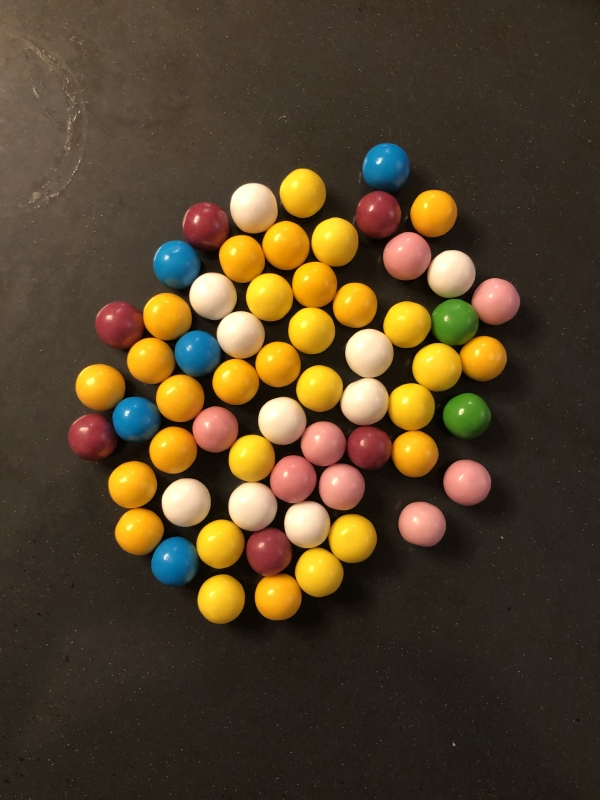
#> input picture images/chewing_gum_balls02.jpg, 600 x 800 px; its folder holds only this picture in this run
$ python assignment02.py   (older library calls are emulated)
#> lines starting #> are read from the running program, lines starting #| are printed output that depends on the picture; after the words box and inside, x2 and y2 are one past the last pixel; in counts of white or black regions, pixels touching at a corner belong together
'''
Assignement 02: Object counting
Group: Gruppe 1
Names: Lara Franke, Jannik Weisser
Date: 04.11.2021
Sources: <Sources of inspiration and collaboration (persons, videos, web pages, documents, books, ...)>
'''

import cv2
import glob  # for loading all images from a directory

# Goal: Count the number of all colored balls in the images

# ground truth
num_yellow = 30
num_blue = 5
num_pink = 8
num_white = 10
num_green = 2
num_red = 6
gt_list = (num_red, num_green, num_blue, num_yellow, num_white, num_pink)

# define color ranges in HSV, note that OpenCV uses the following ranges H: 0-179, S: 0-255, V: 0-255

hue_range = 5
saturation_range = 50
value_range = 50

# Values are RGB
hue_red = 179
saturation_red = 168
value_red = 173
lower_bound_red = (hue_red-hue_range, saturation_red -
                   saturation_range, value_red-value_range)
upper_bound_red = (hue_red+hue_range, saturation_red +
                   saturation_range, value_red+value_range)

hue_green = 46
saturation_green = 181
value_green = 168
lower_bound_green = (hue_green-hue_range, saturation_green -
                     saturation_range, value_green-value_range)
upper_bound_green = (hue_green+hue_range, saturation_green +
                     saturation_range, value_green+value_range)

hue_blue = 99
saturation_blue = 233
value_blue = 171
lower_bound_blue = (hue_blue-hue_range, saturation_blue -
                    saturation_range, value_blue-value_range)
upper_bound_blue = (hue_blue+hue_range, saturation_blue +
                    saturation_range, value_blue+value_range)

hue_yellow = 28
saturation_yellow = 207
value_yellow = 255
lower_bound_yellow = (hue_yellow-hue_range, saturation_yellow -
                      saturation_range, value_yellow-value_range)
upper_bound_yellow = (hue_yellow+hue_range, saturation_yellow +
                      saturation_range, value_yellow+value_range)

hue_white = 29
saturation_white = 31
value_white = 255
lower_bound_white = (hue_white-hue_range, saturation_white -
                     saturation_range, value_white-value_range)
upper_bound_white = (hue_white+hue_range, saturation_white +
                     saturation_range, value_white+value_range)

hue_pink = 7
saturation_pink = 110
value_pink = 250
lower_bound_pink = (hue_pink-hue_range, saturation_pink -
                    saturation_range, value_pink-value_range)
upper_bound_pink = (hue_pink+hue_range, saturation_pink +
                    saturation_range, value_pink+value_range)


color_lower_bound = [lower_bound_red, lower_bound_green, lower_bound_blue,
                     lower_bound_yellow, lower_bound_white, lower_bound_pink]
color_upper_bound = [upper_bound_red, upper_bound_green, upper_bound_blue,
                     upper_bound_yellow, upper_bound_white, upper_bound_pink]


def morph_shape(val):
    if val == 0:
        return cv2.MORPH_RECT
    elif val == 1:
        return cv2.MORPH_CROSS
    elif val == 2:
        return cv2.MORPH_ELLIPSE

# dilation with parameters
def dilatation(img, size, shape):
    element = cv2.getStructuringElement(shape, (2 * size + 1, 2 * size + 1),
                                        (size, size))
    return cv2.dilate(img, element)

# erosion with parameters
# [4 lines left out: function erosion, not called in this run]

# opening
def opening(img, size, shape):
    element = cv2.getStructuringElement(shape, (2 * size + 1, 2 * size + 1),
                                        (size, size))
    return cv2.morphologyEx(img, cv2.MORPH_OPEN, element)

# closing
def closing(img, size, shape):
    element = cv2.getStructuringElement(shape, (2 * size + 1, 2 * size + 1),
                                        (size, size))
    return cv2.morphologyEx(img, cv2.MORPH_CLOSE, element)


num_colors = 6
color_names = ['red', 'green', 'blue', 'yellow', 'white', 'pink']

num_labels = 0
num_rejected = 1

kernel_size = 3
kernel_shape = morph_shape(2)
connectivity = 8

min_size = 10


def color_counter(img, height, width, c):
    global num_rejected
    global num_labels
    num_rejected = 1
    hsv_img = cv2.cvtColor(img, cv2.COLOR_BGR2HSV)
    mask = cv2.inRange(hsv_img, color_lower_bound[c], color_upper_bound[c])
    cv2.imshow('Original image', img)
    result = cv2.bitwise_and(img, img, mask=mask)
    cv2.imshow('Masked image', result)

    if c == 0:  # red
        mask = opening(mask, kernel_size-1, kernel_shape)
        mask = dilatation(mask, kernel_size+1, kernel_shape)
        mask = closing(mask, kernel_size, kernel_shape)
    if c == 3:  # yellow
        mask = opening(mask, kernel_size-1, kernel_shape)
    else:
        mask = opening(mask, kernel_size, kernel_shape)
        mask = closing(mask, kernel_size, kernel_shape)

    (num_labels, labels, stats, centroids) = cv2.connectedComponentsWithStats(
        mask, connectivity, cv2.CV_32S)
    for i in range(1, num_labels):
        x = stats[i, cv2.CC_STAT_LEFT]
        y = stats[i, cv2.CC_STAT_TOP]
        w = stats[i, cv2.CC_STAT_WIDTH]
        h = stats[i, cv2.CC_STAT_HEIGHT]
        if w < min_size or h < min_size:
            print('Found a too small component.')
            num_rejected += 1
            continue  # found component is too small to be correct

    result = cv2.bitwise_and(img, img, mask=mask)
    cv2.imshow('Masked image later', result)


num_test_images_succeeded = 0
for img_name in glob.glob('images/chewing_gum_balls*.jpg'):
    # load image
    print('Searching for colored balls in image:', img_name)
    all_colors_correct = True
    for c in range(0, num_colors):
        img = cv2.imread(img_name, cv2.IMREAD_COLOR)
#> img is the input picture: shape (800, 600, 3); mean B, G, R 41.6, 66.3, 83.3
        height = img.shape[0]
        width = img.shape[1]

        color_counter(img, height, width, c)
#> in color_counter, `mask = cv2.inRange(hsv_img, color_lower_bound[c], color_upper_bound[c])`:
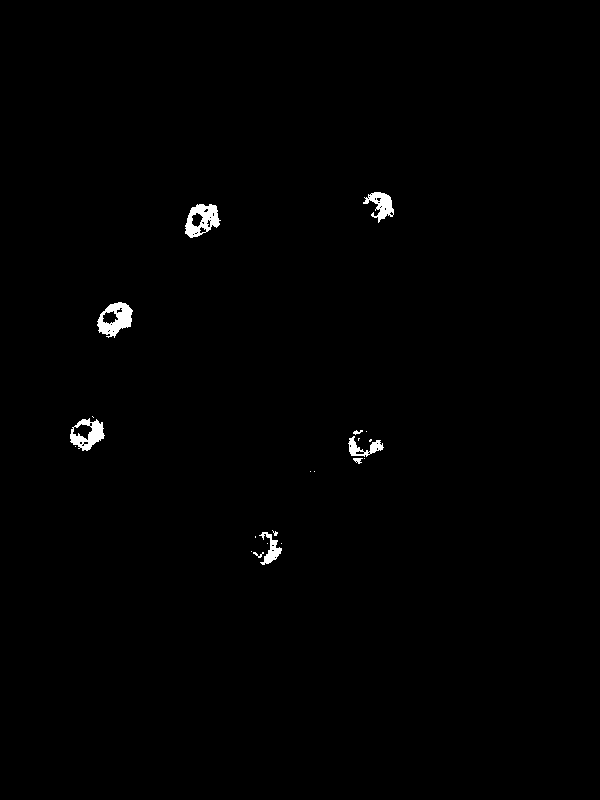
#> mask: shape (800, 600); 0.67% white; 22 white regions (13 under 20 px), largest, box (x1, y1, x2, y2) and area: (97, 302, 133, 338) 722, (185, 204, 221, 238) 694, (70, 418, 105, 451) 589
#> in opening, `return cv2.morphologyEx(img, cv2.MORPH_OPEN, element)`:
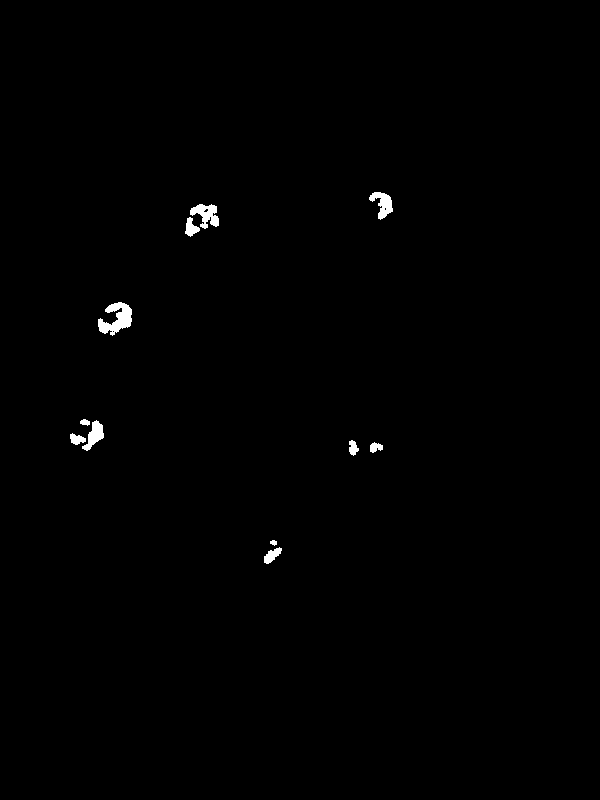
#> returned value: shape (800, 600); 0.51% white; 11 white regions, largest, box (x1, y1, x2, y2) and area: (98, 302, 132, 336) 636, (190, 204, 219, 229) 406, (369, 192, 393, 220) 347
#> in dilatation, `return cv2.dilate(img, element)`:
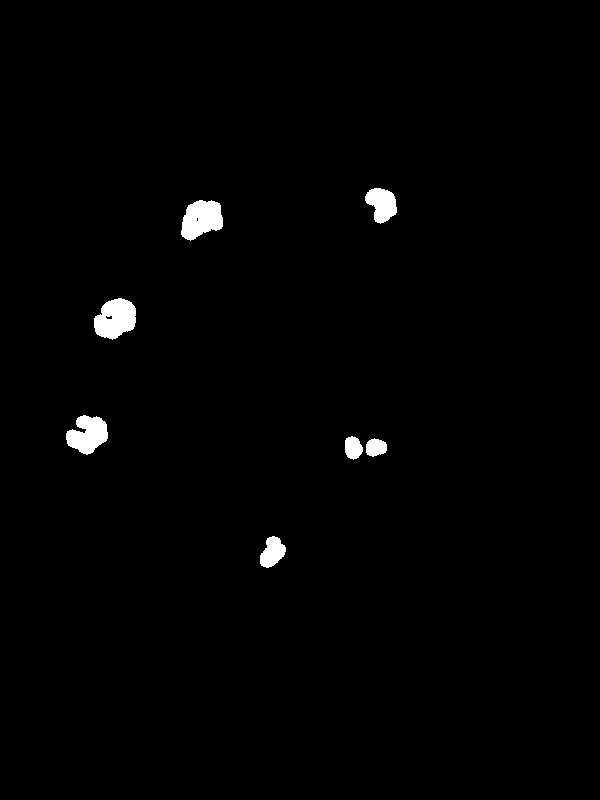
#> returned value: shape (800, 600); 1.2% white; 7 white regions, largest, box (x1, y1, x2, y2) and area: (94, 298, 136, 340) 1279, (181, 200, 223, 241) 1234, (66, 415, 108, 455) 1117
#> in color_counter, `(num_labels, labels, stats, centroids) = cv2.connectedComponentsWithSt..`: num_labels = 7; stats = [[0, 0, 600, 800, 474339], [365, 188, 32, 36, 775], [181, 200, 42, 41, 1237], [94, 298, 42, 42, 1299], [66, 415, 42, 40, 1152], [345, 436, 42, 24, 651], [260, 536, 26, 32, 547]]; centroids = [[300.6, 400.2], [381.5, 203.7], [201.1, 218.7], [115, 318.4], [87.26, 434], [363.7, 447.3], [272, 551.9]]
#> the loop in color_counter, `for i in range(1, num_labels):` made 6 passes
#> (x, y, w, h) on passes 1 to 6: (365, 188, 32, 36), (181, 200, 42, 41), (94, 298, 42, 42), (66, 415, 42, 40), (345, 436, 42, 24), (260, 536, 26, 32)
#> after the loop in color_counter, `for i in range(1, num_labels):`: num_rejected = 1

        num_final_labels = num_labels-num_rejected
#> num_final_labels = 6

        success = (num_final_labels == int(gt_list[c]))
#> success = True

        if success:
            print('We have found all', str(num_final_labels), '/',
                  str(gt_list[c]), color_names[c], 'chewing gum balls. Yeah!')
#| We have found all 6 / 6 red chewing gum balls. Yeah!
            foo = 0
        elif (num_final_labels > int(gt_list[c])):
            print('We have found too many (', str(num_final_labels), '/',
                  str(gt_list[c]), ') candidates for', color_names[c], 'chewing gum balls. Damn!')
            all_colors_correct = False
        else:
            print('We have not found enough (', str(num_final_labels), '/',
                  str(gt_list[c]), ') candidates for', color_names[c], 'chewing gum balls. Damn!')
            all_colors_correct = False

        # debug output of the test images
        if ((img_name == 'images\chewing_gum_balls01.jpg')
            or (img_name == 'images\chewing_gum_balls04.jpg')
                or (img_name == 'images\chewing_gum_balls06.jpg')):

            cv2.waitKey(0)
            cv2.destroyAllWindows()

    if all_colors_correct:
        num_test_images_succeeded += 1
        print('Yeah, all colored objects have been found correctly in ', img_name)

print('Test result:', str(num_test_images_succeeded), 'test images succeeded.')

$ run again, on images/chewing_gum_balls12.jpg
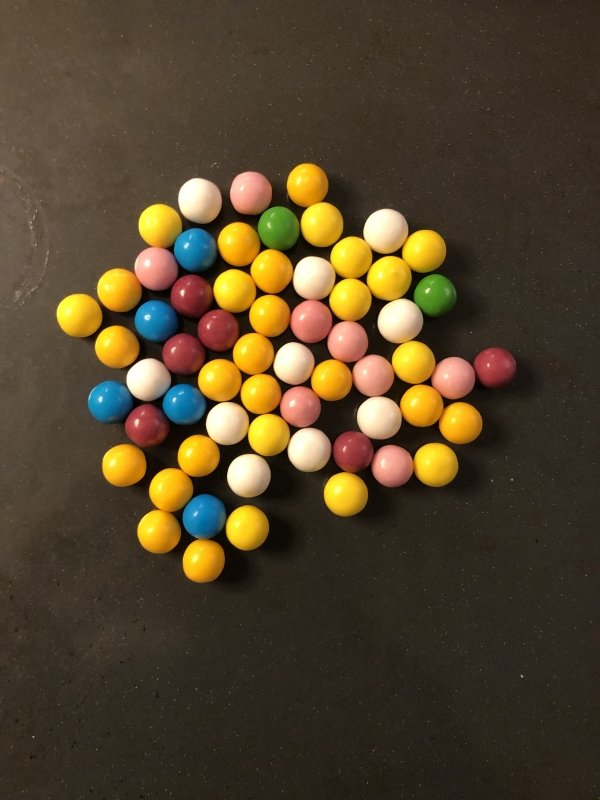
#> input picture images/chewing_gum_balls12.jpg, 600 x 800 px
#> img is the input picture: shape (800, 600, 3); mean B, G, R 43.2, 67.4, 82.4
#> hsv_img: shape (800, 600, 3); mean H, S, V 19.7, 112, 84.5
#> in color_counter, `mask = cv2.inRange(hsv_img, color_lower_bound[c], color_upper_bound[c])`:
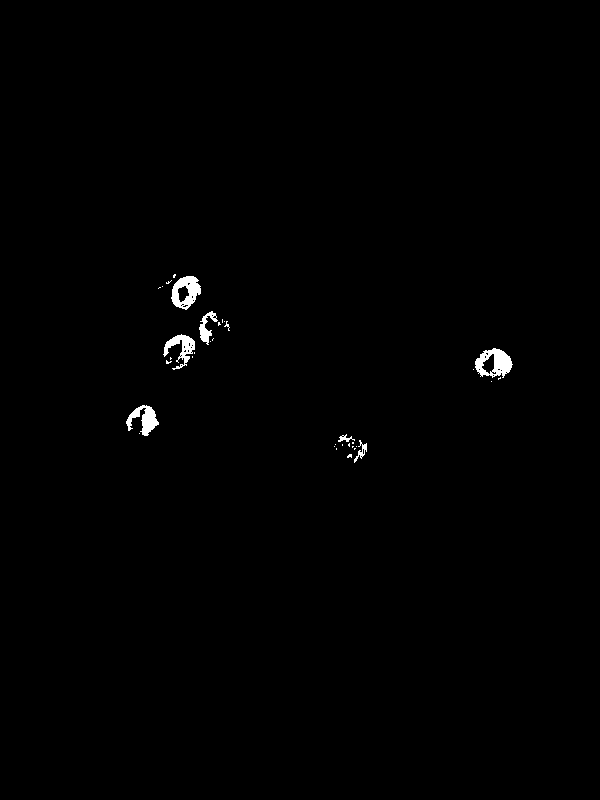
#> mask: shape (800, 600); 0.57% white; 35 white regions (27 under 20 px), largest, box (x1, y1, x2, y2) and area: (475, 348, 513, 378) 655, (171, 276, 201, 310) 591, (126, 405, 159, 436) 493
#> in dilatation, `return cv2.dilate(img, element)`:
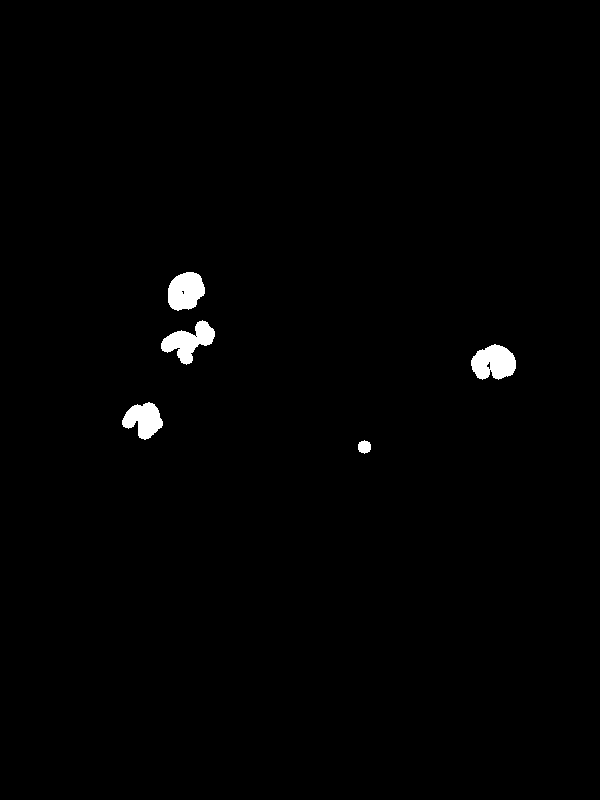
#> returned value: shape (800, 600); 0.95% white; 5 white regions, box (x1, y1, x2, y2) and area: (471, 344, 516, 380) 1186, (161, 320, 215, 365) 1158, (168, 272, 205, 311) 1104, (122, 402, 163, 440) 974, (358, 440, 371, 454) 138
#> labels: shape (800, 600) int32; 6 distinct labels, from 0 to 5
#> num_labels = 6; stats = [[0, 0, 600, 800, 475393], [168, 272, 37, 39, 1107], [161, 320, 54, 45, 1176], [471, 344, 45, 36, 1207], [122, 402, 41, 38, 987], [358, 440, 13, 14, 130]]; centroids = [[299.9, 399.9], [185.2, 290.7], [188.2, 341], [493.3, 362.4], [143.2, 419.4], [364, 446.5]]
#> the loop in color_counter, `for i in range(1, num_labels):` made 5 passes
#> (x, y, w, h) on passes 1 to 5: (168, 272, 37, 39), (161, 320, 54, 45), (471, 344, 45, 36), (122, 402, 41, 38), (358, 440, 13, 14)
#> after the loop in color_counter, `for i in range(1, num_labels):`: num_rejected = 1
#> num_final_labels = 5
#> success = False
#| We have not found enough ( 5 / 6 ) candidates for red chewing gum balls. Damn!

$ run again, on images/chewing_gum_balls03.jpg
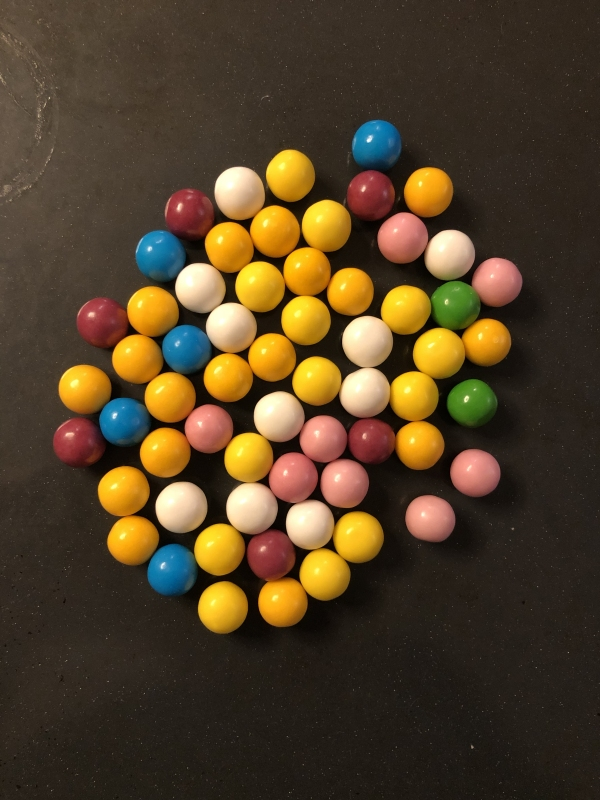
#> input picture images/chewing_gum_balls03.jpg, 600 x 800 px
#> img is the input picture: shape (800, 600, 3); mean B, G, R 39.4, 64.5, 82.1
#> hsv_img: shape (800, 600, 3); mean H, S, V 19.3, 119.5, 84.7
#> in color_counter, `mask = cv2.inRange(hsv_img, color_lower_bound[c], color_upper_bound[c])`:
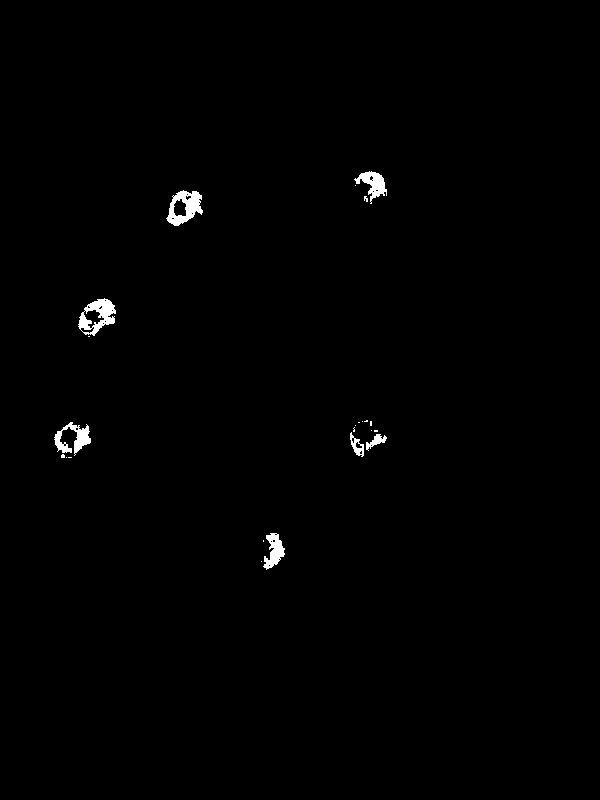
#> mask: shape (800, 600); 0.67% white; 23 white regions (16 under 20 px), largest, box (x1, y1, x2, y2) and area: (78, 298, 116, 336) 714, (166, 190, 203, 226) 700, (54, 422, 91, 456) 544
#> in dilatation, `return cv2.dilate(img, element)`:
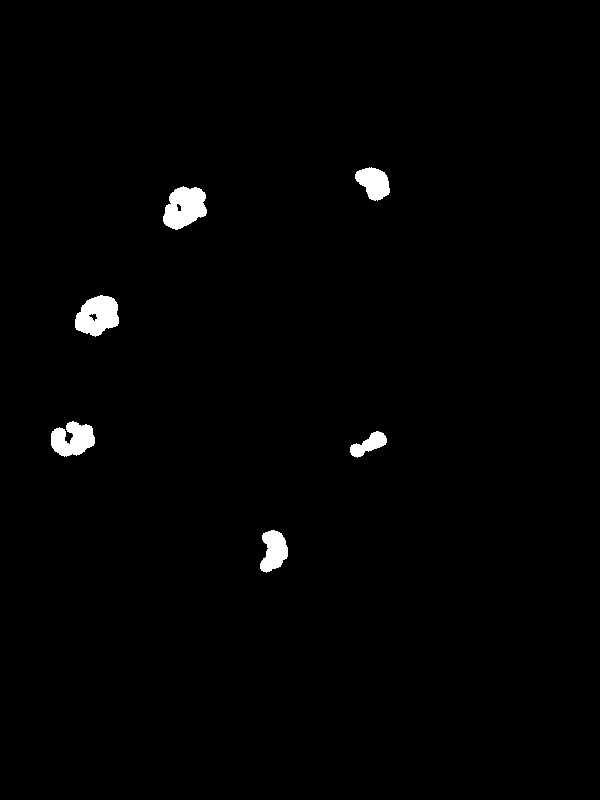
#> returned value: shape (800, 600); 1.2% white; 6 white regions, box (x1, y1, x2, y2) and area: (163, 186, 207, 230) 1357, (75, 295, 119, 337) 1298, (51, 421, 95, 457) 1091, (260, 530, 288, 573) 824, (355, 167, 390, 201) 796, (350, 431, 387, 458) 493
#> labels: shape (800, 600) int32; 7 distinct labels, from 0 to 6
#> num_labels = 7; stats = [[0, 0, 600, 800, 474017], [355, 167, 35, 34, 795], [163, 186, 44, 44, 1383], [75, 295, 44, 42, 1328], [51, 421, 44, 36, 1163], [350, 431, 37, 27, 494], [260, 530, 28, 43, 820]]; centroids = [[300.8, 400.3], [373.4, 182.4], [184.2, 207.1], [97.17, 315.3], [72.01, 438.8], [368.5, 444.1], [273.5, 550.5]]
#> the loop in color_counter, `for i in range(1, num_labels):` made 6 passes
#> (x, y, w, h) on passes 1 to 6: (355, 167, 35, 34), (163, 186, 44, 44), (75, 295, 44, 42), (51, 421, 44, 36), (350, 431, 37, 27), (260, 530, 28, 43)
#> after the loop in color_counter, `for i in range(1, num_labels):`: num_rejected = 1
#> num_final_labels = 6
#> success = True
#| We have found all 6 / 6 red chewing gum balls. Yeah!
